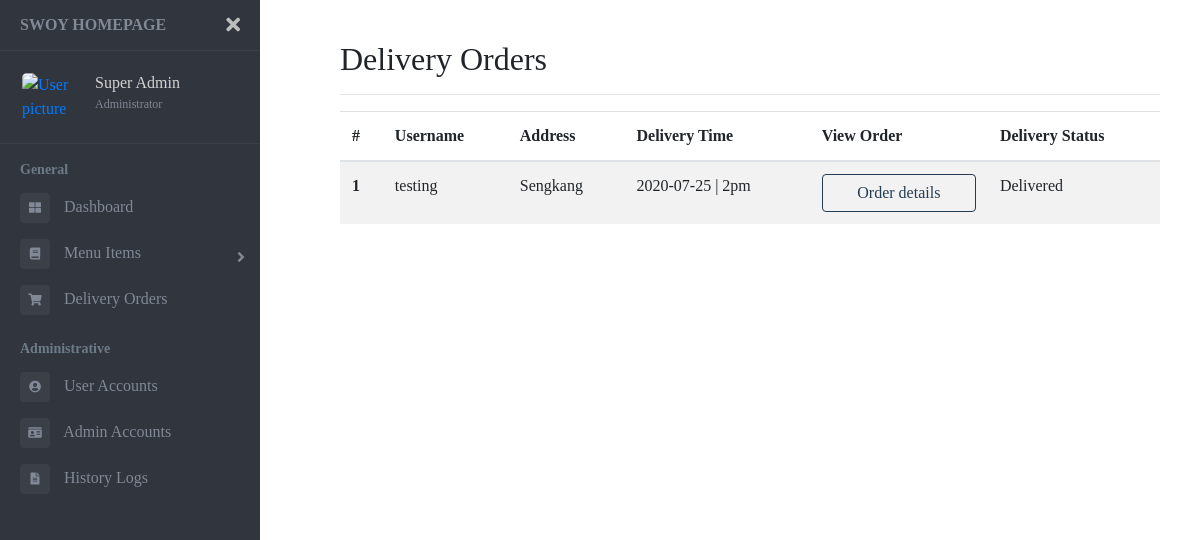
/admin/orders?id=2, run on the app's committed database.
### tables this page shows
CREATE TABLE user(
        user_id INTEGER PRIMARY KEY,
        username TEXT NOT NULL,
        email TEXT NOT NULL UNIQUE,
        password TEXT NOT NULL,
        security_qns TEXT NOT NULL,
        security_ans TEXT NOT NULL,
        admin INTEGER NOT NULL);

CREATE TABLE delivery_order(
        order_id INTEGER PRIMARY KEY,
        user_id INTEGER NOT NULL,
        address TEXT NOT NULL,
        delivery_date TEXT NOT NULL,
        delivery_time TEXT NOT NULL,
        order_items TEXT NOT NULL,
        delivered INTEGER DEFAULT 0);

### app.py (the view)
@app.route("/admin/orders")
def admin_orders():
    try:
        user_id = request.args["id"]
        with sqlite3.connect("swoy.db") as conn:
            cursor = conn.cursor()
            cursor.execute(f"SELECT * FROM user WHERE user_id = '{user_id}'")
            user_account = cursor.fetchone()
    except:
        user_account = None
    with sqlite3.connect("swoy.db") as conn:
        cursor = conn.cursor()
        cursor.execute("SELECT * FROM delivery_order")
        result = cursor.fetchall()
        order_list = []
        for order in result:
            cursor.execute(f"SELECT username FROM user WHERE user_id='{order[1]}'")
            username = cursor.fetchone()[0]
            order_list.append([order[0], username, order[2], order[3], order[4], order[5], order[6]])
        order_list.reverse()
    return render_template("admin_orders.html", admin_title="Delivery Orders", order_list=order_list, user_account=user_account)

### templates/admin_orders.html
{% extends "admin_base.html" %}
{% block content %}
<div class="row">
    <div class="col-md-12">
        <table class="table table-striped">
            <thead>
            <tr>
                <th scope="col">#</th>
                <th scope="col">Username</th>
                <th scope="col">Address</th>
                <th scope="col">Delivery Time</th>
                <th scope="col">View Order</th>
                <th scope="col">Delivery Status</th>
            </tr>
            </thead>
            <tbody>
            {% for order in order_list %}
            <tr>
                <th scope="row">{{ loop.index }}</th>
                <td>{{ order[1] }}</td>
                <td>{{ order[2] }}</td>
                <td>{{ order[3] }} | {{ order[4] }}</td>
                <td>
                    <a href="{{  url_for('admin_order_details', order_id=order[0], id=user_account[0]) }}" style="text-decoration:none;">
                        <button type="submit" class="swoy-btn btn btn-primary btn-block">Order details</button>
                    </a>
                </td>
                {% if order[6] %}
                    <td>Delivered</td>
                {% else %}
                    <td>Not yet delivered</td>
                {% endif %}
            </tr>
            {% endfor %}
            </tbody>
        </table>
    </div>
</div>
{% endblock %}

### templates/admin_base.html (shortened to what this page needs)
<!DOCTYPE html>
<html lang="en">
<head>
    <link href="//maxcdn.bootstrapcdn.com/bootstrap/4.0.0/css/bootstrap.min.css" rel="stylesheet" id="bootstrap-css">
    <link rel="stylesheet" href="https://maxcdn.bootstrapcdn.com/bootstrap/4.0.0/css/bootstrap.min.css"
>
    <link href="https://use.fontawesome.com/releases/v5.0.6/css/all.css" rel="stylesheet">
    <link rel="stylesheet" href="../../static/admin.css">
</head>
<body>
<div class="page-wrapper chiller-theme toggled">
    <nav id="sidebar" class="sidebar-wrapper">
        <div class="sidebar-content">
            <div class="sidebar-brand">
                <a href="{{ url_for('home') }}">SWOY HOMEPAGE</a>
                <div id="close-sidebar">
                    <i class="fas fa-times"></i>
                </div>
            </div>
            <div class="sidebar-header">
                <div class="user-pic">
                    <a href="{{ url_for('admin_own_account', id=user_account[0]) }}">
                        <img class="img-responsive img-rounded"
                         src="https://raw.githubusercontent.com/azouaoui-med/pro-sidebar-template/gh-pages/src/img/user.jpg"
                         alt="User picture">
                    </a>
                </div>
                <div class="user-info">
                    {% if user_account %}
                    <a href="{{ url_for('admin_own_account', id=user_account[0]) }}">
                        <span class="user-name" style="color:lightgray;">{{ user_account[1] }}</span>
                    </a>
                    {% else %}
                    <a href="{{ url_for('admin_own_account', user_id=2) }}">
                        <span class="user-name" style="color:lightgray;">John Smith</span>
                    </a>
                    {% endif %}
                    <span class="user-role">Administrator</span>
                </div>
            </div>
            <div class="sidebar-menu">
                <ul>
                    <li class="header-menu">
                        <span>General</span>
                    </li>
                    <li>
                        <a href="{{ url_for('admin_dashboard', id=user_account[0]) }}">
                            <i class="fas fa-th-large"></i>
                            <span>Dashboard</span>
                        </a>
                    </li>
                    <li class="sidebar-dropdown">
                        <a href="#">
                            <i class="fa fa-book"></i>
                            <span>Menu Items</span>
                        </a>
                    </li>
                    <li>
                        <a href="{{ url_for('admin_orders', id=user_account[0]) }}">
                            <i class="fa fa-shopping-cart"></i>
                            <span>Delivery Orders</span>
                        </a>
                    </li>
                    <li class="header-menu">
                        <span>Administrative</span>
                    </li>
                    <li>
                        <a href="{{ url_for('admin_user_accounts', id=user_account[0]) }}">
                            <i class="fa fa-user-circle"></i>
                            <span>User Accounts</span>
                        </a>
                    </li>
                    <li>
                        <a href="{{ url_for('admin_admin_accounts', id=user_account[0]) }}">
                            <i class="fa fa-id-card"></i>
                            <span>Admin Accounts</span>
                        </a>
                    </li>
                    <li>
                        <a href="{{ url_for('admin_logs', id=user_account[0]) }}">
                            <i class="fa fa-file-alt"></i>
                            <span>History Logs</span>
                        </a>
                    </li>
                </ul>
            </div>
        </div>
    </nav>
    <main class="page-content">
        <div class="container-fluid">
            <h2>{{ admin_title|safe }}</h2>
            <hr>
            {% block content %}
            {% endblock %}
        </div>
    </main>
</div>
</body>
</html>

### data on the page
user: username "Super Admin"
user: username "testing"
delivery_order: address "Sengkang", delivery_date "2020-07-25", delivery_time "2pm"

### other printed values
{{ admin_title|safe }} "Delivery Orders"
